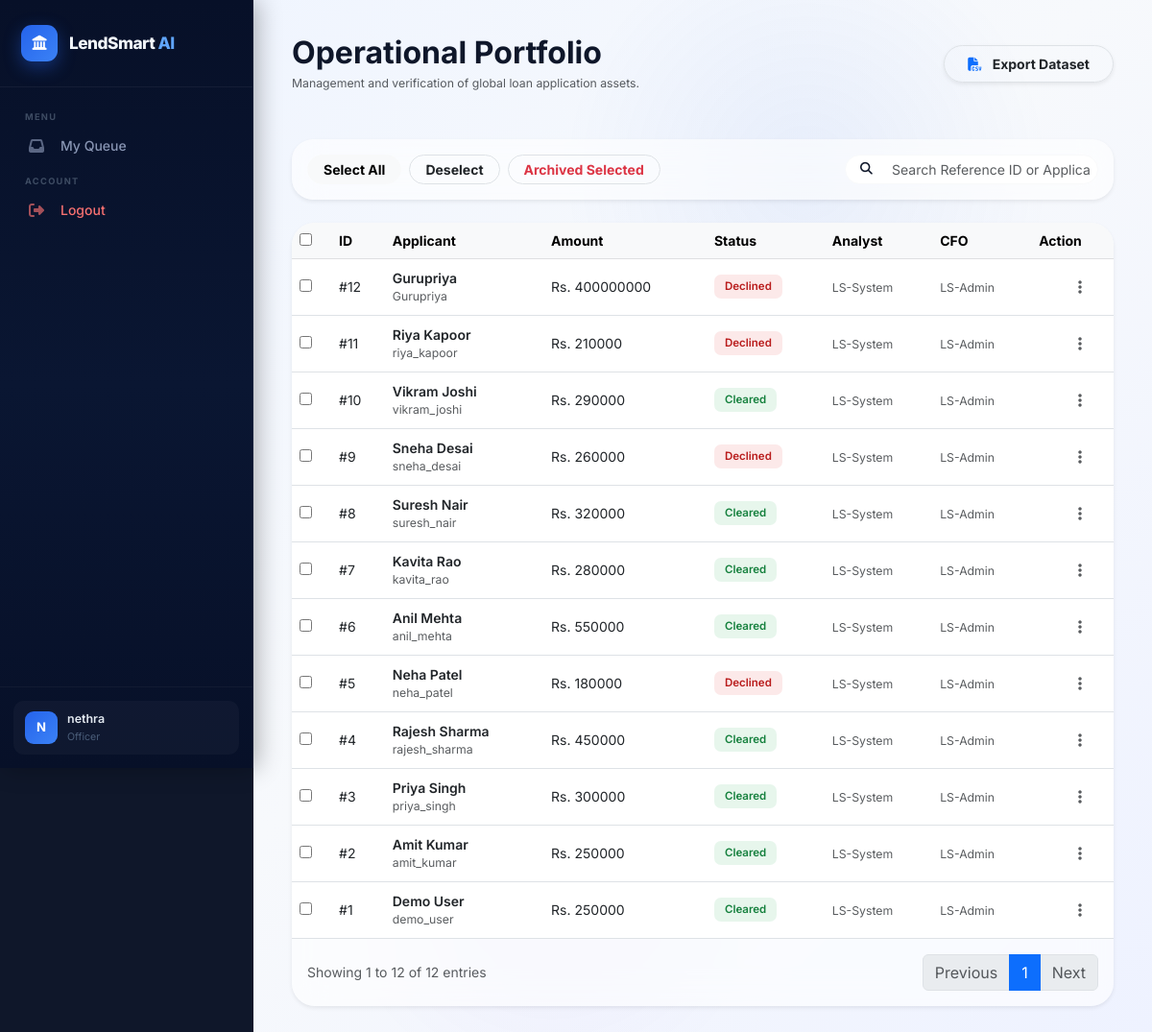
Screenshot of /admin-dashboard/applications/ (signed in) with the database file from the repository.
### loan_app/models.py (models this page shows, shortened)
class User(AbstractUser):
    ROLE_CHOICES = [
        ('admin', 'Admin'),
        ('officer', 'Loan Officer'),
        ('applicant', 'Applicant'),
    ]
    role = models.CharField(max_length=20, choices=ROLE_CHOICES, default='applicant')
    phone = models.CharField(max_length=15, blank=True, null=True)
    employee_id = models.CharField(max_length=20, blank=True, null=True, unique=True)
    department = models.CharField(max_length=50, blank=True, null=True)
    joined_date = models.DateTimeField(auto_now_add=True)

class LoanApplication(models.Model):
    user = models.ForeignKey(User, on_delete=models.CASCADE, related_name='applications')
    applicant_name = models.CharField(max_length=100)
    email = models.EmailField()
    phone = models.CharField(max_length=15)
    age = models.IntegerField()
    gender = models.CharField(max_length=10, choices=[('Male', 'Male'), ('Female', 'Female'), ('Other', 'Other')])
    marital_status = models.CharField(max_length=20, choices=[('Single', 'Single'), ('Married', 'Married')])
    dependents = models.IntegerField(default=0)
    education = models.CharField(max_length=50, choices=[('Graduate', 'Graduate'), ('Not Graduate', 'Not Graduate')])
    self_employed = models.CharField(max_length=3, choices=[('Yes', 'Yes'), ('No', 'No')], default='No')
    employment_type = models.CharField(max_length=50, choices=[('Salaried', 'Salaried'), ('Business', 'Business')])
    income_annum = models.FloatField(default=0.0)
    loan_amount = models.FloatField()
    loan_term = models.IntegerField(help_text="Loan Term in months")
    cibil_score = models.IntegerField(default=300)
    property_area = models.CharField(max_length=20, choices=[('Urban', 'Urban'), ('Semiurban', 'Semiurban'), ('Rural', 'Rural')])
    residential_assets_value = models.FloatField(default=0.0)
    commercial_assets_value = models.FloatField(default=0.0)
    luxury_assets_value = models.FloatField(default=0.0)
    bank_asset_value = models.FloatField(default=0.0)
    STATUS_CHOICES = [
        ('pending', 'Pending'),
        ('approved', 'Approved'),
        ('rejected', 'Rejected'),
        ('review', 'Under Review'),
    ]
    prediction = models.CharField(max_length=20, blank=True, null=True)
    ml_prediction = models.CharField(max_length=20, blank=True, null=True)
    admin_decision = models.CharField(max_length=20, blank=True, null=True)
    prediction_match = models.BooleanField(default=True)
    prediction_confidence = models.FloatField(blank=True, null=True)
    status = models.CharField(max_length=20, choices=STATUS_CHOICES, default='pending')
    admin_override = models.BooleanField(default=False)
    prediction_match = models.BooleanField(default=False)
    processed_by = models.ForeignKey(User, related_name='processed_loans', null=True, blank=True, on_delete=models.SET_NULL)
    processed_at = models.DateTimeField(null=True, blank=True)
    admin_notes = models.TextField(blank=True, null=True)
    created_at = models.DateTimeField(auto_now_add=True)
    updated_at = models.DateTimeField(auto_now=True)

### loan_app/views.py (the view, shortened to what this page needs)
# urls.py: path('admin-dashboard/applications/', views.admin_application_list_view, name='admin_application_list'),
@login_required
def admin_application_list_view(request):
    if request.user.role not in ['admin', 'officer']:
        messages.error(request, 'Unauthorized access.')
        return redirect('home')
    applications = LoanApplication.objects.all().order_by('-created_at')
    search_query = request.GET.get('q', '').strip()
    status_filter = request.GET.get('status', '')
    prediction_filter = request.GET.get('prediction', '')
    user_query = request.GET.get('user', '')
    if status_filter:
        applications = applications.filter(status=status_filter)
    if prediction_filter:
        applications = applications.filter(
            Q(ml_prediction__iexact=prediction_filter) |
            Q(prediction__iexact=prediction_filter)
        )
    if user_query:
        applications = applications.filter(user__username__icontains=user_query)
    context = {
        'applications': applications,
        'filters': {
            'q': search_query,
            'status': status_filter,
            'prediction': prediction_filter,
            'user': user_query,
        }
    }
    return render(request, 'admin/applications.html', context)

### templates/admin/applications.html (shortened to what this page needs)
{% extends 'base.html' %}
{% block content %}
<div class="d-flex justify-content-between align-items-center mb-5 animate-up">
    <div>
        <h2 class="fw-bold mb-1 text-slate-800">Operational Portfolio</h2>
        <p class="text-muted small mb-0">Management and verification of global loan application assets.</p>
    </div>
    <div class="d-flex gap-2">
        <a href="{% url 'admin_export_applications_csv' %}" class="btn btn-white border shadow-sm btn-sm px-4 py-2 fw-bold rounded-pill">
            <i class="fas fa-file-csv me-2 text-primary"></i> Export Dataset
        </a>
    </div>
</div>
<div class="pro-card border-0 shadow-sm p-3 mb-4 animate-up">
    <div class="row g-3 align-items-center">
        <div class="col-md-8">
            <div class="d-flex gap-2">
                <button id="selectAll" type="button" class="btn btn-light btn-sm rounded-pill px-3 fw-bold">Select All</button>
                <button id="deselectAll" type="button" class="btn btn-white border btn-sm rounded-pill px-3 fw-bold">Deselect</button>
                <button id="deleteSelected" type="button" class="btn btn-white border btn-sm rounded-pill px-3 fw-bold text-danger">Archived Selected</button>
            </div>
        </div>
        <div class="col-md-4">
            <form method="get" class="position-relative">
                <i class="fas fa-search position-absolute top-50 start-0 translate-middle-y ms-3 text-slate-400" style="font-size: 0.8rem;"></i>
                <input type="text" name="q" class="form-control form-control-sm rounded-pill ps-5 border-light" value="{{ filters.q }}" placeholder="Search Reference ID or Applicant...">
            </form>
        </div>
    </div>
</div>
<div class="card table-card border-0 shadow-sm">
    <div class="table-responsive">
        <table class="table table-hover table-centered mb-0">
            <thead class="table-light">
                <tr>
                    <th scope="col"><input id="masterCheckbox" type="checkbox"></th>
                    <th scope="col">ID</th>
                    <th scope="col">Applicant</th>
                    <th scope="col">Amount</th>
                    <th scope="col">Status</th>
                    <th scope="col">Analyst</th>
                    <th scope="col">CFO</th>
                    <th scope="col">Action</th>
                </tr>
            </thead>
            <tbody>
                {% for app in applications %}
                <tr>
                    <td><input class="row-checkbox" type="checkbox" value="{{ app.id }}"></td>
                    <td>#{{ app.id }}</td>
                    <td>
                        <div class="d-flex flex-column">
                            <span class="fw-semibold">{{ app.applicant_name }}</span>
                            <small class="text-muted">{{ app.user.username }}</small>
                        </div>
                    </td>
                    <td>Rs. {{ app.loan_amount|floatformat:0 }}</td>
                    <td>
                        {% if app.get_status_display == 'Approved' %}
                            <span class="badge-pro bg-success-light">Cleared</span>
                        {% elif app.get_status_display == 'Rejected' %}
                            <span class="badge-pro bg-danger-light">Declined</span>
                        {% else %}
                            <span class="badge-pro bg-warning-light">In Review</span>
                        {% endif %}
                    </td>
                    <td><span class="text-muted small">LS-System</span></td>
                    <td><span class="text-muted small">LS-Admin</span></td>
                    <td class="text-end pe-4">
                        <div class="dropdown">
                            <button class="btn btn-link text-muted p-2" data-bs-toggle="dropdown">
                                <i class="fas fa-ellipsis-v"></i>
                            </button>
                        </div>
                    </td>
                </tr>
                {% endfor %}
            </tbody>
        </table>
    </div>
    <div class="p-3 d-flex justify-content-between align-items-center">
        <div class="text-muted">Showing 1 to {{ applications|length }} of {{ applications|length }} entries</div>
        <nav aria-label="Page navigation">
            <ul class="pagination mb-0">
                <li class="page-item disabled"><a class="page-link" href="#">Previous</a></li>
                <li class="page-item active"><a class="page-link" href="#">1</a></li>
                <li class="page-item disabled"><a class="page-link" href="#">Next</a></li>
            </ul>
        </nav>
    </div>
</div>
{% endblock %}

### templates/base.html (shortened to what this page needs)
<!DOCTYPE html>
<html lang="en">
<head>
    <link href="https://cdn.jsdelivr.net/npm/bootstrap@5.3.0/dist/css/bootstrap.min.css" rel="stylesheet">
    <link href="https://cdnjs.cloudflare.com/ajax/libs/font-awesome/6.4.0/css/all.min.css" rel="stylesheet">
</head>
<body>
    {% if request.resolver_match.url_name not in 'home,login,register' %}
    <aside class="sidebar" id="mainSidebar">
        <div class="sidebar-brand">
            <div class="brand-icon"><i class="fas fa-landmark"></i></div>
            <div class="brand-text">LendSmart <span>AI</span></div>
        </div>
        <nav class="sidebar-nav">
            {% if user.is_authenticated %}
                {% if user.role == 'admin' %}
                    <div class="nav-section">
                        <span class="nav-label">Menu</span>
                        <div class="nav-item"><a href="{% url 'admin_dashboard' %}" class="nav-link {% if request.resolver_match.url_name == 'admin_dashboard' %}active{% endif %}"><i class="fas fa-chart-line"></i> Dashboard</a></div>
                        <div class="nav-item"><a href="{% url 'admin_application_list' %}" class="nav-link {% if 'application' in request.resolver_match.url_name %}active{% endif %}"><i class="fas fa-folder-open"></i> Applications</a></div>
                        <div class="nav-item"><a href="{% url 'admin_officer_list' %}" class="nav-link {% if 'officer' in request.resolver_match.url_name %}active{% endif %}"><i class="fas fa-users"></i> Loan Officers</a></div>
                    </div>
                    <div class="nav-section">
                        <span class="nav-label">Account</span>
                        <div class="nav-item"><a href="{% url 'logout' %}" class="nav-link nav-logout"><i class="fas fa-sign-out-alt"></i> Logout</a></div>
                    </div>
                {% elif user.role == 'officer' %}
                    <div class="nav-section">
                        <span class="nav-label">Menu</span>
                        <div class="nav-item"><a href="{% url 'officer_dashboard' %}" class="nav-link {% if request.resolver_match.url_name == 'officer_dashboard' %}active{% endif %}"><i class="fas fa-inbox"></i> My Queue</a></div>
                    </div>
                    <div class="nav-section">
                        <span class="nav-label">Account</span>
                        <div class="nav-item"><a href="{% url 'logout' %}" class="nav-link nav-logout"><i class="fas fa-sign-out-alt"></i> Logout</a></div>
                    </div>
                {% endif %}
            {% endif %}
        </nav>
        {% if user.is_authenticated %}
        <div class="sidebar-footer">
            <div class="sidebar-user">
                <div class="user-avatar">{{ user.username|slice:":1"|upper }}</div>
                <div>
                    <div class="user-name">{{ user.username }}</div>
                    <div class="user-role">{{ user.role|capfirst }}</div>
                </div>
            </div>
        </div>
        {% endif %}
    </aside>
    {% endif %}
    <div class="main-wrapper" style="{% if request.resolver_match.url_name in 'home,login,register' %}margin-left:0;width:100%;{% endif %}">
        <main class="page-content">
            {% block content %}{% endblock %}
        </main>
    </div>
</body>
</html>

### rows the page displays
User: username "N", username "nethra", role "Officer"
LoanApplication: id "12", applicant_name "Gurupriya", user.username "Gurupriya", loan_amount "400000000", status "Declined"
LoanApplication: id "11", applicant_name "Riya Kapoor", user.username "riya_kapoor", loan_amount "210000", status "Declined"
LoanApplication: id "10", applicant_name "Vikram Joshi", user.username "vikram_joshi", loan_amount "290000", status "Cleared"
LoanApplication: id "9", applicant_name "Sneha Desai", user.username "sneha_desai", loan_amount "260000", status "Declined"
LoanApplication: id "8", applicant_name "Suresh Nair", user.username "suresh_nair", loan_amount "320000", status "Cleared"
LoanApplication: id "7", applicant_name "Kavita Rao", user.username "kavita_rao", loan_amount "280000", status "Cleared"
LoanApplication: id "6", applicant_name "Anil Mehta", user.username "anil_mehta", loan_amount "550000", status "Cleared"
LoanApplication: id "5", applicant_name "Neha Patel", user.username "neha_patel", loan_amount "180000", status "Declined"
LoanApplication: id "4", applicant_name "Rajesh Sharma", user.username "rajesh_sharma", loan_amount "450000", status "Cleared"
LoanApplication: id "3", applicant_name "Priya Singh", user.username "priya_singh", loan_amount "300000", status "Cleared"
LoanApplication: id "2", applicant_name "Amit Kumar", user.username "amit_kumar", loan_amount "250000", status "Cleared"
LoanApplication: id "1", applicant_name "Demo User", user.username "demo_user", loan_amount "250000", status "Cleared"

### other values shown
{{ applications|length }} "12"
